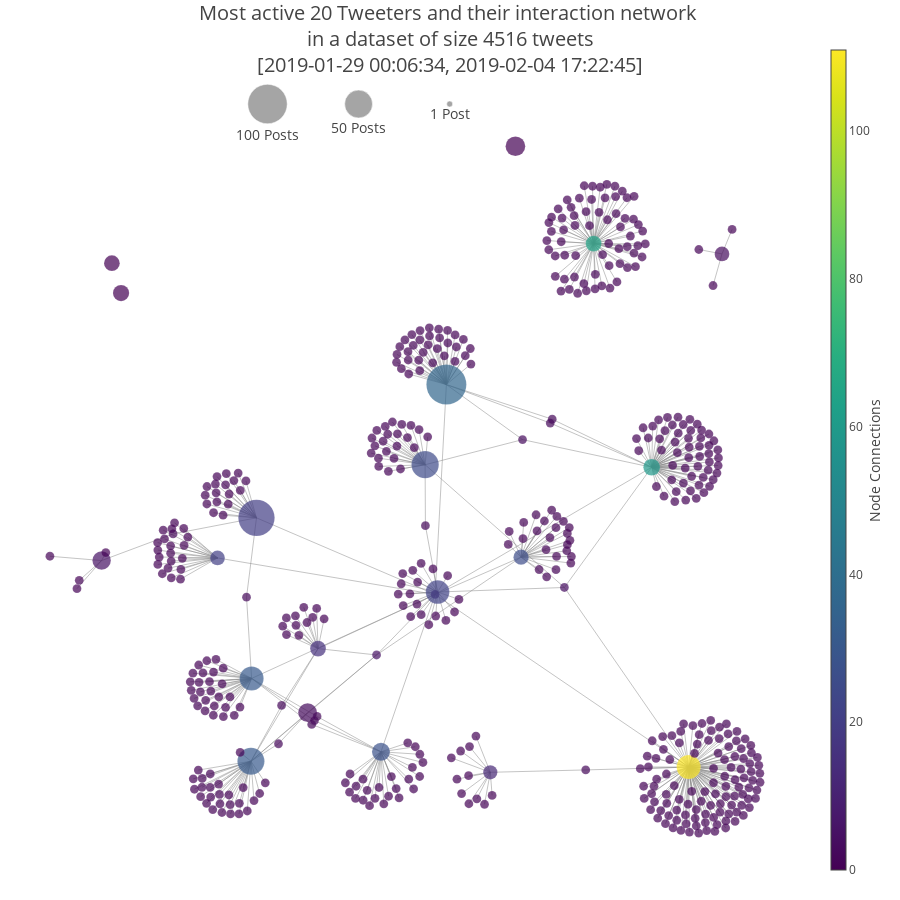

Write notebook code for a chart like this one.
### Code cell
axislabels = {l: False for l in ["showgrid", "zeroline", "showticklabels"]}
layout = go.Layout(title=(f"Most active {len(mostCommonTweeters)} Tweeters and their interaction network"
                          f" <br>in a dataset of size {len(data)} tweets<br>"
                          "[2019-01-29 00:06:34, 2019-02-04 17:22:45]"),
                   titlefont={"size": 20},
                   showlegend=False,
                   hovermode="closest",
                   width=900,
                   height=900,
                   margin={"b": 20, "l": 5, "r": 5, "t": 40},
                   xaxis=axislabels,
                   yaxis=axislabels)

fig = go.Figure(data=[edge_trace, node_trace, bubble_legend], layout=layout)

iplot(fig) #, filename='networkx')

### Figure 1 — Plotly figure (JSON) as saved in the notebook; plotly's stock layout.template omitted (floating-point values rounded to 4 significant figures; data arrays with more than 128 entries replaced by an {"elided": "..."} marker saying what was removed)
{"data": [{"hoverinfo": "none", "line": {"color": "#888", "width": 0.5}, "mode": "lines", "type": "scatter", "uid": "0bb3677c-36a5-11e9-ad30-ac7ba1963575", "x": {"elided": "1530 float values"}, "y": {"elided": "1530 float values"}}, {"hoverinfo": "text", "marker": {"color": {"elided": "499 int values"}, "colorbar": {"thickness": 15, "title": "Node Connections", "titlefont": {"size": 14}, "titleside": "right", "xanchor": "left"}, "colorscale": "Viridis", "line": {"width": 0.1}, "showscale": true, "size": {"elided": "499 int values"}, "sizemin": 3, "sizemode": "area", "sizeref": 0.1288}, "mode": "markers", "text": {"elided": "499 str values"}, "type": "scatter", "uid": "0bb36970-36a5-11e9-ad30-ac7ba1963575", "x": {"elided": "499 float values"}, "y": {"elided": "499 float values"}}, {"marker": {"color": "gray", "line": {"width": 0.5}, "size": [1, 50, 100], "sizemin": 3, "sizemode": "area", "sizeref": 0.1288}, "mode": "markers+text", "text": ["1 Post", "50 Posts", "100 Posts"], "textfont": {"size": 14}, "textposition": "bottom center", "type": "scatter", "uid": "0bb36a92-36a5-11e9-ad30-ac7ba1963575", "x": [-0.1, -0.3, -0.5], "y": [1.1, 1.1, 1.1]}], "layout": {"height": 900, "hovermode": "closest", "margin": {"b": 20, "l": 5, "r": 5, "t": 40}, "showlegend": false, "title": "Most active 20 Tweeters and their interaction network <br>in a dataset of size 4516 tweets<br>[2019-01-29 00:06:34, 2019-02-04 17:22:45]", "titlefont": {"size": 20}, "width": 900, "xaxis": {"showgrid": false, "showticklabels": false, "zeroline": false}, "yaxis": {"showgrid": false, "showticklabels": false, "zeroline": false}}}
